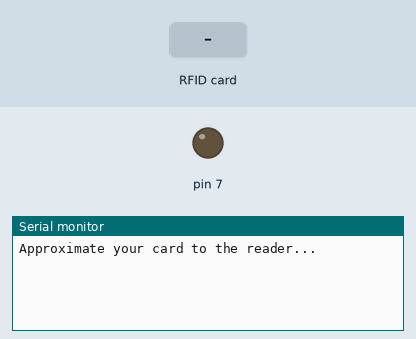
This sketch was run on a simulated Arduino Uno, built with avr-gcc and run on an emulated ATmega328P. Shown: output pins drawn as LEDs (lit = HIGH), the last lines printed to the serial monitor. The test bench sets the inputs (shaded band). Pins used as bus, display or sensor lines are not drawn.

Above: at 1.2 s.
1.3 s: RFID card 53 F2 80 1A held to the reader
At 1.9 s:
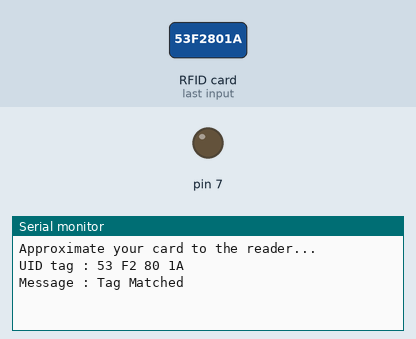
At 4.7 s:
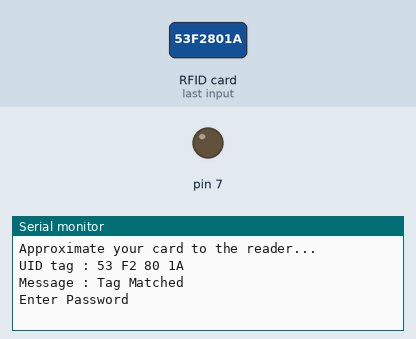

Measured:
- after the input at 1.3 s, the serial monitor: prints a new line at once (image 1)

The sketch:

oke.ino
```cpp
#include <SPI.h>
#include <MFRC522.h>
#include <Keypad.h>

#define SS_PIN 10
#define RST_PIN 9

MFRC522 mfrc522(SS_PIN, RST_PIN);   // Create MFRC522 instance.
char initial_password[4] = {'1', '2', '3', '4'};  // Variable to store initial password
char password[4];   // Variable to store users password
uint8_t i = 0;  // Variable used for counter

char key_pressed = 0; // Variable to store incoming keys
const byte rows = 4;
const byte columns = 4;
char hexaKeys[rows][columns] = {
  {'1', '2', '3', 'A'},
  {'4', '5', '6', 'B'},
  {'7', '8', '9', 'C'},
  {'*', '0', '#', 'D'}
};
byte row_pins[rows] = {A0, A1, A2, A3};
byte column_pins[columns] = {5, 4, 3, 2};

Keypad keypad_key = Keypad( makeKeymap(hexaKeys), row_pins, column_pins, rows, columns);
boolean RFIDMode = true; // boolean to change modes
boolean GeldOpnemenMode = false;

void setup()
{
  Serial.begin(9600);   // Initiate a serial communication
  SPI.begin();      // Initiate  SPI bus
  mfrc522.PCD_Init();   // Initiate MFRC522
  Serial.println("Approximate your card to the reader...");
  Serial.println();
  pinMode(7, OUTPUT); digitalWrite(7, LOW);

}
void loop()
{
  if(RFIDMode == true){
  // Look for new cards
  if ( ! mfrc522.PICC_IsNewCardPresent())
  {
    return;
  }
  // Select one of the cards
  if ( ! mfrc522.PICC_ReadCardSerial())
  {
    return;
  }
  //Show UID on serial monitor
  Serial.print("UID tag :");
  String content= "";
  byte letter;
  for (byte i = 0; i < mfrc522.uid.size; i++)
  {
     Serial.print(mfrc522.uid.uidByte[i] < 0x10 ? " 0" : " ");
     Serial.print(mfrc522.uid.uidByte[i], HEX);
     content.concat(String(mfrc522.uid.uidByte[i] < 0x10 ? " 0" : " "));
     content.concat(String(mfrc522.uid.uidByte[i], HEX));
  }
  Serial.println();
  Serial.print("Message : ");
  content.toUpperCase();
  if (content.substring(1) == "53 F2 80 1A") //change here the UID of the card/cards that you want to give access
  {
    Serial.println("Tag Matched");
    delay(3000);
    Serial.println();
    Serial.println("Enter Password");
    RFIDMode = false;
    delay(3000);
  }
 else
 {
    Serial.println(" Access denied");
    delay(3000);
    }
  }
  if (RFIDMode == false) {
    key_pressed = keypad_key.getKey(); // Storing keys
    if(key_pressed)
    {
      password[i++] = key_pressed; // Storing in password variable
      Serial.print("*");
    }
    if (i == 4) // If 4 keys are completed
    {
      delay(200);
      if (!(strncmp(password, initial_password, 4))) // If password is matched
      {
        Serial.println(" ");
        Serial.println("Pass Accepted");
        delay(3000);
        }
      else    // If password is not matched
      {
        Serial.print("Wrong Password");
        delay(3000);
        i = 0;
        RFIDMode = true;  // Make RFID mode true
      }
    }
  }
}
```
